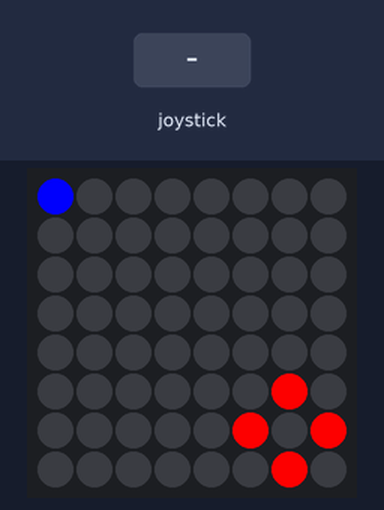
The program below on a simulated Raspberry Pi (BCM pin numbers) with a Sense HAT. On the bench: the Sense HAT's 8×8 RGB LED matrix. The inputs (shaded band) are chosen by the test bench. Random numbers come from a fixed seed; the pygame window is not drawn.

Above: at 1.2 s.
1.3 s: joystick pushed up
At 1.6 s:
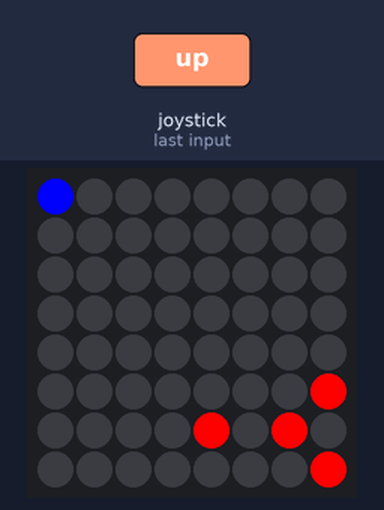
2.8 s: joystick pushed down
At 4.0 s:
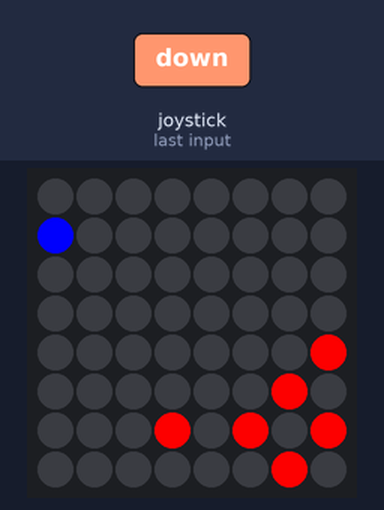
4.3 s: joystick pushed left
At 5.1 s:
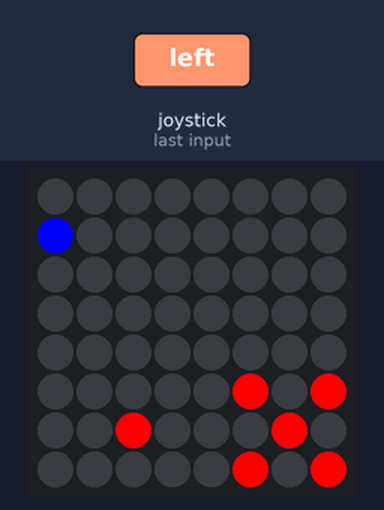
5.8 s: joystick pushed right
At 6.3 s:
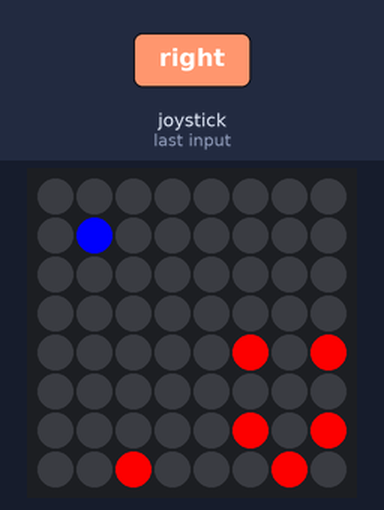
7.3 s: joystick clicked
At 8.5 s:
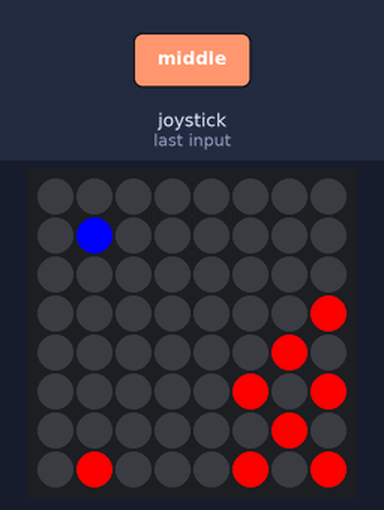
8.8 s: joystick pushed up
At 9.7 s:
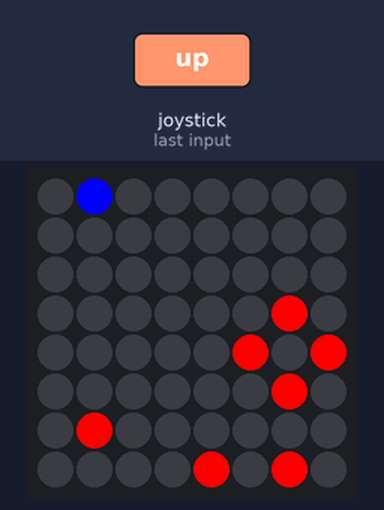
Timing chart, 0 to 11.3 s (numbered marks = the images above; inputs shaded):
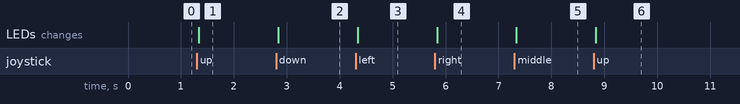

Measured:
- after the input at 1.3 s, the LEDs: change at once (image 1)
- after the input at 2.8 s, the LEDs: change at once (image 2)
- after the input at 4.3 s, the LEDs: change at once (image 3)
- after the input at 5.8 s, the LEDs: change at once (image 4)
- after the input at 7.3 s, the LEDs: change at once (image 5)
- after the input at 8.8 s, the LEDs: change at once (image 6)

The program:

game.py
```python
import pygame

from pygame.locals import *
from random import randint
from sense_hat import SenseHat

pygame.init()
pygame.display.set_mode((640, 480))

sense = SenseHat()
sense.clear()

running = True

score = 0

# x and y position of player
pY = 0
pX = 0

enemies = []

class Enemy(object):
    def __init__(self, x, y):
            self.x = x
            self.y = y

# Create the enemies, with x the number of enemies
def setupEnemies(x):
    global enemies

    i = 0

    while i < x :
        enemies.append(Enemy(6,6))
        i = i + 1

# Update the player position
def updatePlayer():
    sense.clear()
    sense.set_pixel(pX, pY, [0, 0, 255])
    #print("PLAYER:  x = " + str(pX) + " y = " + str(pY))

# Update the enemy positions
def updateEnemy():

    global enemies

    for enemy in enemies :

        moved = False

        while moved == False :

            rand = randint(0,3)

            if rand == 0 and enemy.y < 7:
                enemy.y = enemy.y + 1
                moved = True

            if rand == 1 and enemy.y > 0:
                enemy.y = enemy.y - 1
                moved = True

            if rand == 2 and enemy.x > 0:
                enemy.x = enemy.x - 1
                moved = True

            if rand == 3 and enemy.x < 7:
                enemy.x = enemy.x + 1
                moved = True

        sense.set_pixel(enemy.x, enemy.y, [255, 0, 0])
        #print("ENEMY:  x = " + str(enemy.x) + " y = " + str(enemy.y))

# Check if the player has collided with an enemy
def checkClash():
    global score
    global enemies

    for enemy in enemies :

        if enemy.x == pX and enemy.y == pY :
            endGame()
            return

    score = score + 1
    #print("Score = " + str(score))

# End the game and report score
def endGame():
    running = False
    sense.clear()
    msg = "You lose!"
    scoreMsg = "Final score: " + str(score)
    sense.show_message(msg, scroll_speed=0.07 ,text_colour=[0,255,0])
    sense.show_message(scoreMsg, scroll_speed=0.07, text_colour=[0,255,0])


# The game is initialised
setupEnemies(14)
updatePlayer()
updateEnemy()

# The game starts
while True:
    while running:
        for event in pygame.event.get():
            if event.type == KEYDOWN:

                if event.key == K_DOWN and pY < 7:
                    pY = pY + 1

                if event.key == K_UP and pY > 0:
                    pY = pY - 1

                if event.key == K_LEFT and pX > 0:
                    pX = pX - 1

                if event.key == K_RIGHT and pX < 7:
                    pX = pX + 1

                updatePlayer()
                updateEnemy()
                checkClash()

    # Game has ended, reset the game
    score = 0
```
